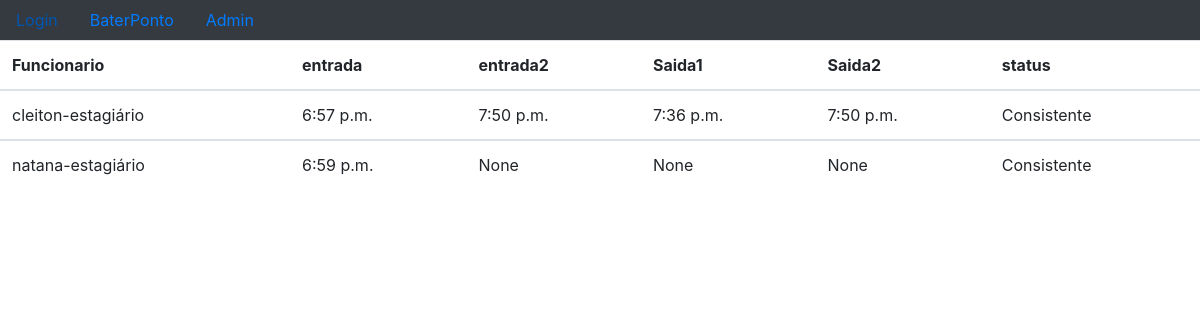
The page / on the database its author committed.
### app_ponto/models.py (models this page shows, shortened)
class Frequencia(models.Model):
    data = models.DateField(auto_now_add=True)#Adicionei para poder fazer uma verificação nas Views(Sucesso, FrequenciaViews) linha:12 e 21
    entrada1 = models.TimeField(null=True, blank=True)
    saida1 = models.TimeField(null=True, blank=True)
    entrada2 = models.TimeField(null=True, blank=True)
    saida2 = models.TimeField(null=True, blank=True)
    status = models.BooleanField()
    tipo = models.BooleanField()
    ip = models.CharField(max_length=15, null=True, blank=True)
    funcionario = models.ForeignKey(Funcionario, on_delete=models.CASCADE)

class Funcionario(models.Model): #models.SET_NULL
    nome = models.CharField(max_length=124)
    usuario = models.OneToOneField(User, on_delete=models.CASCADE, verbose_name='Usuário')
    chefe = models.ForeignKey(Chefe, on_delete=models.CASCADE)#So coloquei isso pra funcionar. Não esta completo!
    configuracao = models.ForeignKey(Configuracoes, on_delete=models.CASCADE)
    cargo = models.CharField(max_length=64)
    def __str__(self):
        return self.nome+"-"+self.cargo

### app_ponto/views.py (the view)
# urls.py: path('', homePage.as_view(), name='home'),
class homePage(ListView):
    model = Frequencia
    template_name = 'app_ponto/index.html'

### app_ponto/templates/app_ponto/index.html (shortened to what this page needs)
<!DOCTYPE html>
<html lang="pt-br">
<head>
    <link rel="stylesheet" href="https://stackpath.bootstrapcdn.com/bootstrap/4.1.3/css/bootstrap.min.css">
</head>
<body>
    <ul class="nav bg-dark">
            {% if user.is_authenticated %}
            <li class="nav-item">
                <P class="nav-link text-light">Olá, {{user.username}}</P>
            </li>
            <li class="nav-item">
                <a class="nav-link" href="logout">Sair</a>
            </li>
            {%else%}<li class="nav-item">
                <a class="nav-link" href="login">Login</a>
            </li>
            {% endif %}
        <li class="nav-item">
            <a class="nav-link active" href="ponto">BaterPonto</a>
        </li>
        <li class="nav-item">
            <a class="nav-link" href="admin">Admin</a>
        </li>
    </ul>
    <table class="table">
        <thead>
            <tr>
              <th scope="col">Funcionario</th>
              <th scope="col">entrada</th>
              <th scope="col">entrada2</th>
              <th scope="col">Saida1</th>
              <th scope="col">Saida2</th>
              <th scope="col">status</th>
            </tr>
        </thead>
    {% for i in object_list %}
        <tbody>
          <tr>
            <td>{{ i.funcionario }}</td>
            <td>{{ i.entrada1 }}</td>
            <td>{{ i.entrada2 }}</td>
            <td>{{ i.saida1 }}</td>
            <td>{{ i.saida2 }}</td>
            {% if i.status == True %}
            <td>Consistente</td>
            {% endif %}
          </tr>
        </tbody>
    {% endfor %}
</table>
</body>
</html>

### rows shown on the page
Frequencia: funcionario "cleiton-estagiário", entrada1 "6:57 p.m.", entrada2 "7:50 p.m.", saida1 "7:36 p.m.", saida2 "7:50 p.m.", status "Consistente"
Frequencia: funcionario "natana-estagiário", entrada1 "6:59 p.m.", entrada2 "None", saida1 "None", saida2 "None", status "Consistente"
